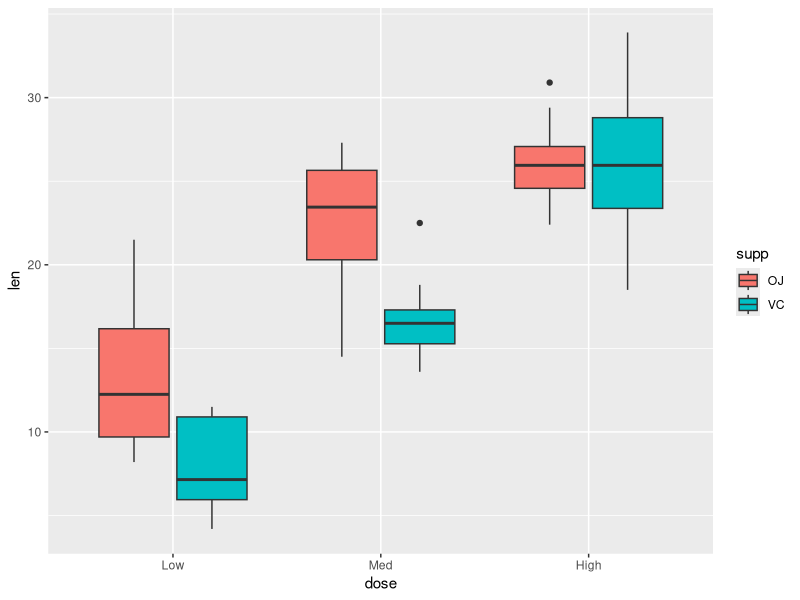

Recreate this plot in R.
## ---- chunk 1
?ToothGrowth
## ---- chunk 2
tg <- ToothGrowth
tg$dose <- factor(tg$dose)
levels(tg$dose) <- c("Low", "Med", "High")
## ---- chunk 3
head(tg)
## ---- chunk 4
library(ggplot2)
ggplot(tg, aes(x = dose, y = len, fill = supp)) +
  geom_boxplot()
## ---- chunk 5
t.test(len ~ supp, data = tg, subset = dose == "Low")
## ---- chunk 6
myToothTest <- function(data){
  
  # Perform the t.test
  res <- t.test(len~supp, data)
  
  # Output the data.frame
  data.frame(Difference  = -diff(res$estimate),
             T = res$statistic,
             DF = res$parameter,
             P = res$p.value, 
             row.names= NULL)
  
}
## ---- chunk 7
subTg <- subset(tg, dose == "Low")
myToothTest(subTg)
## ---- chunk 8
myToothTest <- function(doseLevel, data){
  
  stopifnot(doseLevel %in% levels(data$dose))
  data <- subset(data, dose == doseLevel)
  
  # Perform the t.test
  res <- t.test(len~supp, data)
  
  # Output the data.frame
  data.frame(Dose = doseLevel,
             Difference  = -diff(res$estimate),
             T = res$statistic,
             DF = res$parameter,
             P = res$p.value, 
             row.names= NULL)
  
}
## ---- chunk 9
myToothTest("Low", tg)
## ---- chunk 10
y <- c(1,16, 2, 9)
## ---- chunk 11
sapply(y, FUN = sqrt)
## ---- chunk 12
doseLevels <- levels(tg$dose)
lapply(doseLevels, myToothTest, data = tg)
## ---- chunk 13
library(dplyr)
## ---- chunk 14
doseResults <- lapply(doseLevels, myToothTest, data = tg)
doseResults <- bind_rows(doseResults)
doseResults
## ---- chunk 15
library(knitr)
kable(doseResults)
